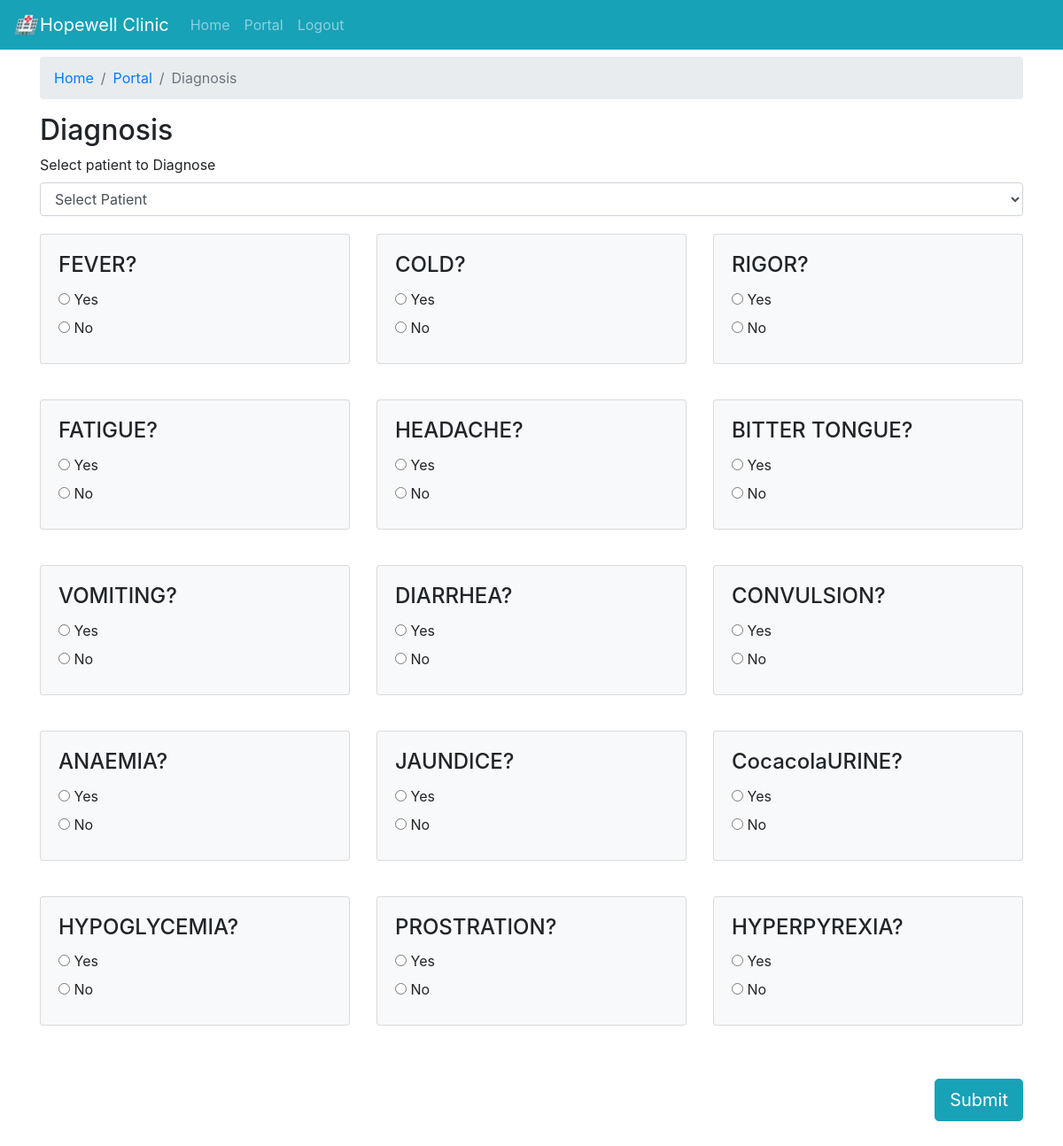
Screenshot of /portal/patient/diagnosis/ (signed in) with the database file from the repository.
### malaria/models.py (models this page shows, shortened)
class DiagnosisQuestion(models.Model):
    question_text       = models.CharField(max_length=100)
    class Meta:
        ordering = ["id"]

### portal/views.py (the view, shortened to what this page needs)
# urls.py: path('patient/diagnosis/', views.Diagnosis.as_view(), name='diagnosis'),
class Diagnosis(LoginRequiredMixin, View):
    def get(self, request, *args, **kwargs):
        questions = DiagnosisQuestion.objects.all()
        patients = Patient.objects.all()
        context = {
            'questions': questions,
            'patients': patients,
        }
        return render(request, 'portal/diagnosis.html', context)

### portal/templates/portal/diagnosis.html
{% extends "base.html" %}
{% block content %}
<div class="container">
    <div class="mt-2">
        <nav aria-label="breadcrumb">
            <ol class="breadcrumb">
                <li class="breadcrumb-item"><a href="/">Home</a></li>
                <li class="breadcrumb-item"><a href="{% url 'portal:home' %}">Portal</a></li>
                <li class="breadcrumb-item active" aria-current="page">Diagnosis</li>
            </ol>
        </nav>
    </div>
    <h2>Diagnosis</h2>
    {% include "portal/snippets/questions_form.html" with test_questions=questions is_diagnosis=True %}
</div>
{% endblock content %}

### templates/base.html (shortened to what this page needs)
{% load static %}
<!DOCTYPE html>
<html lang="en">
<head>
    {% include 'base/css.html' %}
</head>
<body>
  {% include 'base/navbar.html' %}
  {% block content %}{% endblock %}
  </body>
</html>

### templates/base/css.html
{% load static %}
<link rel="stylesheet" href="{% static 'css/bootstrap.min.css' %}">
<link rel="stylesheet" href="{% static 'css/style.css' %}">

### templates/base/navbar.html (shortened to what this page needs)
{% url 'home' as home %}
{% url 'login' as login %}
{% url 'portal:home' as portal_home %}
<nav class="navbar navbar-expand-lg navbar-dark bg-info">
    <a class="navbar-brand" href="/"><i>&#x1f3e5;</i><span class="pl-1">Hopewell Clinic</span></a>
    <div class="collapse navbar-collapse" id="navbarNavAltMarkup">
      <div class="navbar-nav">
        <a class="nav-item nav-link {% if request.path == home %}active{% endif %}" href="/">Home <span class="sr-only">(current)</span></a>
        <a class="nav-item nav-link {% if request.path == portal_home %}active{% endif %}" href="{% url 'portal:home' %}">Portal</a>
        {% if request.user.is_authenticated %}
          <a class="nav-item nav-link" href="{% url 'logout' %}">Logout</a>
        {% else %}
          <a class="nav-item nav-link {% if request.path == login %}active{% endif %}" href="{% url 'login' %}">Login</a>
        {% endif %}
      </div>
    </div>
  </nav>

### portal/templates/portal/snippets/questions_form.html (shortened to what this page needs)
<form action="" method="post">
    {% if is_diagnosis %}
        <label for="patient">Select patient to Diagnose</label>
        <select name="patient" class="form-control" id="patient" required>
            <option value selected>Select Patient</option>
        </select>
    {% endif %}
    <div class="row">
    {% for q in test_questions %}
        <div class="col-sm-6 col-md-4">
            <div class="card bg-light" style="margin: 20px 0;">
                <div class="card-body">
                    <h4 class="card-title">{{ q.question_text }}</h4>
                    <label for="yes{{forloop.counter}}">
                        <input type="radio" name="choice{{forloop.counter}}" id="yes{{forloop.counter}}" value="1" required />
                        Yes
                    </label><br />
                    <label for="no{{forloop.counter}}">
                        <input type="radio" name="choice{{forloop.counter}}" id="no{{forloop.counter}}" value="0" required />
                        No
                    </label><br />
                </div>
            </div>
        </div>
    {% endfor %}
    </div>
    <div class="d-flex justify-content-end" style="margin: 40px 0;">
        <input type="submit" class="btn btn-info btn-lg" value="Submit" />
    </div>
</form>

### templates/base/js.html (shortened to what this page needs)
{% load static %}

### rows the page displays
DiagnosisQuestion: question_text "FEVER?"
DiagnosisQuestion: question_text "COLD?"
DiagnosisQuestion: question_text "RIGOR?"
DiagnosisQuestion: question_text "FATIGUE?"
DiagnosisQuestion: question_text "HEADACHE?"
DiagnosisQuestion: question_text "BITTER TONGUE?"
DiagnosisQuestion: question_text "VOMITING?"
DiagnosisQuestion: question_text "DIARRHEA?"
DiagnosisQuestion: question_text "CONVULSION?"
DiagnosisQuestion: question_text "ANAEMIA?"
DiagnosisQuestion: question_text "JAUNDICE?"
DiagnosisQuestion: question_text "CocacolaURINE?"
DiagnosisQuestion: question_text "HYPOGLYCEMIA?"
DiagnosisQuestion: question_text "PROSTRATION?"
DiagnosisQuestion: question_text "HYPERPYREXIA?"
